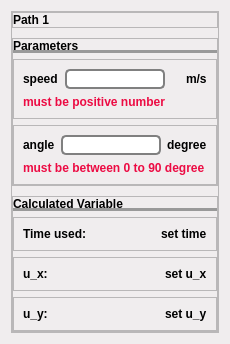
            <widget class="QWidget" name="path_page">
             <property name="styleSheet">
              <string notr="true">background-color: rgb(240, 237, 238);</string>
             </property>
             <layout class="QVBoxLayout" name="verticalLayout_11">
              <item>
               <widget class="QFrame" name="path_sect_storage">
                <property name="frameShape">
                 <enum>QFrame::StyledPanel</enum>
                </property>
                <property name="frameShadow">
                 <enum>QFrame::Raised</enum>
                </property>
                <layout class="QVBoxLayout" name="verticalLayout_7">
                 <property name="spacing">
                  <number>10</number>
                 </property>
                 <property name="leftMargin">
                  <number>0</number>
                 </property>
                 <property name="topMargin">
                  <number>0</number>
                 </property>
                 <property name="rightMargin">
                  <number>0</number>
                 </property>
                 <property name="bottomMargin">
                  <number>0</number>
                 </property>
                 <item>
                  <widget class="QFrame" name="path_status">
                   <property name="sizePolicy">
                    <sizepolicy hsizetype="Expanding" vsizetype="Preferred">
                     <horstretch>0</horstretch>
                     <verstretch>0</verstretch>
                    </sizepolicy>
                   </property>
                   <property name="frameShape">
                    <enum>QFrame::StyledPanel</enum>
                   </property>
                   <property name="frameShadow">
                    <enum>QFrame::Raised</enum>
                   </property>
                   <layout class="QHBoxLayout" name="horizontalLayout_9">
                    <property name="leftMargin">
                     <number>0</number>
                    </property>
                    <property name="topMargin">
                     <number>0</number>
                    </property>
                    <property name="rightMargin">
                     <number>0</number>
                    </property>
                    <property name="bottomMargin">
                     <number>0</number>
                    </property>
                    <item>
                     <widget class="QLabel" name="path_name">
                      <property name="sizePolicy">
                       <sizepolicy hsizetype="Minimum" vsizetype="Minimum">
                        <horstretch>0</horstretch>
                        <verstretch>0</verstretch>
                       </sizepolicy>
                      </property>
                      <property name="styleSheet">
                       <string notr="true">color:rgb(0, 0, 0);
font: 75 20pt &quot;Moon&quot;;
font-weight:bold;</string>
                      </property>
                      <property name="text">
                       <string>Path 1</string>
                      </property>
                     </widget>
                    </item>
                   </layout>
                  </widget>
                 </item>
                 <item>
                  <widget class="QFrame" name="parameter_frame">
                   <property name="frameShape">
                    <enum>QFrame::StyledPanel</enum>
                   </property>
                   <property name="frameShadow">
                    <enum>QFrame::Raised</enum>
                   </property>
                   <layout class="QVBoxLayout" name="verticalLayout_5">
                    <property name="leftMargin">
                     <number>0</number>
                    </property>
                    <property name="topMargin">
                     <number>0</number>
                    </property>
                    <property name="rightMargin">
                     <number>0</number>
                    </property>
                    <property name="bottomMargin">
                     <number>0</number>
                    </property>
                    <item>
                     <widget class="QLabel" name="label_5">
                      <property name="styleSheet">
                       <string notr="true">color:rgb(0, 0, 0);
font: 75 15pt &quot;Moon&quot;;
font-weight:bold;
border-bottom:2.5px solid #999999;</string>
                      </property>
                      <property name="text">
                       <string>Parameters</string>
                      </property>
                     </widget>
                    </item>
                    <item>
                     <widget class="QFrame" name="speed_sect">
                      <property name="sizePolicy">
                       <sizepolicy hsizetype="Minimum" vsizetype="Minimum">
                        <horstretch>0</horstretch>
                        <verstretch>0</verstretch>
                       </sizepolicy>
                      </property>
                      <property name="maximumSize">
                       <size>
                        <width>16777215</width>
                        <height>360</height>
                       </size>
                      </property>
                      <property name="frameShape">
                       <enum>QFrame::StyledPanel</enum>
                      </property>
                      <property name="frameShadow">
                       <enum>QFrame::Raised</enum>
                      </property>
                      <layout class="QGridLayout" name="gridLayout_2">
                       <item row="0" column="0" alignment="Qt::AlignLeft">
                        <widget class="QLabel" name="speed_label">
                         <property name="styleSheet">
                          <string notr="true">color:rgb(0, 0, 0);
font: 75 14pt &quot;Moon&quot;;
font-weight:bold;</string>
                         </property>
                         <property name="text">
                          <string>speed</string>
                         </property>
                        </widget>
                       </item>
                       <item row="0" column="1">
                        <widget class="QLineEdit" name="speed_input">
                         <property name="sizePolicy">
                          <sizepolicy hsizetype="Minimum" vsizetype="Fixed">
                           <horstretch>0</horstretch>
                           <verstretch>0</verstretch>
                          </sizepolicy>
                         </property>
                         <property name="minimumSize">
                          <size>
                           <width>0</width>
                           <height>0</height>
                          </size>
                         </property>
                         <property name="maximumSize">
                          <size>
                           <width>100</width>
                           <height>16777215</height>
                          </size>
                         </property>
                         <property name="styleSheet">
                          <string notr="true">color:rgb(0, 0, 0);
font: 75 14pt &quot;Moon&quot;;
font-weight:bold;
background-color:rgb(255, 255, 255);
border: 2px solid gray;
border-radius: 5px;</string>
                         </property>
                        </widget>
                       </item>
                       <item row="0" column="2" alignment="Qt::AlignRight">
                        <widget class="QLabel" name="speed_unit">
                         <property name="styleSheet">
                          <string notr="true">color:rgb(0, 0, 0);
font: 75 14pt &quot;Moon&quot;;
font-weight:bold;</string>
                         </property>
                         <property name="text">
                          <string>m/s</string>
                         </property>
                        </widget>
                       </item>
                       <item row="1" column="0" colspan="2" alignment="Qt::AlignLeft">
                        <widget class="QLabel" name="label_2">
                         <property name="styleSheet">
                          <string notr="true">color:#EC0B43;
font: 75 8pt &quot;Moon&quot;;
font-weight:bold;</string>
                         </property>
                         <property name="text">
                          <string>must be positive number</string>
                         </property>
                        </widget>
                       </item>
                      </layout>
                     </widget>
                    </item>
                    <item>
                     <widget class="QFrame" name="angle_sect">
                      <property name="sizePolicy">
                       <sizepolicy hsizetype="Minimum" vsizetype="Minimum">
                        <horstretch>0</horstretch>
                        <verstretch>0</verstretch>
                       </sizepolicy>
                      </property>
                      <property name="maximumSize">
                       <size>
                        <width>16777215</width>
                        <height>360</height>
                       </size>
                      </property>
                      <property name="frameShape">
                       <enum>QFrame::StyledPanel</enum>
                      </property>
                      <property name="frameShadow">
                       <enum>QFrame::Raised</enum>
                      </property>
                      <layout class="QGridLayout" name="gridLayout_3">
                       <item row="0" column="0" alignment="Qt::AlignLeft">
                        <widget class="QLabel" name="angle_label">
                         <property name="styleSheet">
                          <string notr="true">color:rgb(0, 0, 0);
font: 75 14pt &quot;Moon&quot;;
font-weight:bold;</string>
                         </property>
                         <property name="text">
                          <string>angle</string>
                         </property>
                        </widget>
                       </item>
                       <item row="0" column="1">
                        <widget class="QLineEdit" name="angle_input">
                         <property name="sizePolicy">
                          <sizepolicy hsizetype="Minimum" vsizetype="Fixed">
                           <horstretch>0</horstretch>
                           <verstretch>0</verstretch>
                          </sizepolicy>
                         </property>
                         <property name="maximumSize">
                          <size>
                           <width>100</width>
                           <height>16777215</height>
                          </size>
                         </property>
                         <property name="styleSheet">
                          <string notr="true">color:rgb(0, 0, 0);
font: 75 14pt &quot;Moon&quot;;
font-weight:bold;
background-color:rgb(255, 255, 255);
border: 2px solid gray;
border-radius: 5px;</string>
                         </property>
                        </widget>
                       </item>
                       <item row="0" column="2" alignment="Qt::AlignRight">
                        <widget class="QLabel" name="angle_unit">
                         <property name="styleSheet">
                          <string notr="true">color:rgb(0, 0, 0);
font: 75 14pt &quot;Moon&quot;;
font-weight:bold;</string>
                         </property>
                         <property name="text">
                          <string>degree</string>
                         </property>
                        </widget>
                       </item>
                       <item row="1" column="0" colspan="3" alignment="Qt::AlignLeft">
                        <widget class="QLabel" name="label_3">
                         <property name="styleSheet">
                          <string notr="true">color:#EC0B43;
font: 75 8pt &quot;Moon&quot;;
font-weight:bold;</string>
                         </property>
                         <property name="text">
                          <string>must be between 0 to 90 degree</string>
                         </property>
                        </widget>
                       </item>
                      </layout>
                     </widget>
                    </item>
                   </layout>
                  </widget>
                 </item>
                 <item>
                  <widget class="QFrame" name="calculated_frame">
                   <property name="frameShape">
                    <enum>QFrame::StyledPanel</enum>
                   </property>
                   <property name="frameShadow">
                    <enum>QFrame::Raised</enum>
                   </property>
                   <layout class="QVBoxLayout" name="verticalLayout_6">
                    <property name="leftMargin">
                     <number>0</number>
                    </property>
                    <property name="topMargin">
                     <number>0</number>
                    </property>
                    <property name="rightMargin">
                     <number>0</number>
                    </property>
                    <property name="bottomMargin">
                     <number>0</number>
                    </property>
                    <item>
                     <widget class="QLabel" name="calculated_label">
                      <property name="styleSheet">
                       <string notr="true">color:rgb(0, 0, 0);
font: 75 15pt &quot;Moon&quot;;
font-weight:bold;
border-bottom:2.5px solid #999999;</string>
                      </property>
                      <property name="text">
                       <string>Calculated Variable</string>
                      </property>
                     </widget>
                    </item>
                    <item>
                     <widget class="QFrame" name="time_used_option">
                      <property name="frameShape">
                       <enum>QFrame::StyledPanel</enum>
                      </property>
                      <property name="frameShadow">
                       <enum>QFrame::Raised</enum>
                      </property>
                      <layout class="QHBoxLayout" name="horizontalLayout_12">
                       <item alignment="Qt::AlignLeft">
                        <widget class="QLabel" name="time_used_label">
                         <property name="styleSheet">
                          <string notr="true">color:rgb(0, 0, 0);
font: 75 14pt &quot;Moon&quot;;
font-weight:bold;</string>
                         </property>
                         <property name="text">
                          <string>Time used: </string>
                         </property>
                        </widget>
                       </item>
                       <item alignment="Qt::AlignRight">
                        <widget class="QLabel" name="time_used_display">
                         <property name="styleSheet">
                          <string notr="true">color:rgb(0, 0, 0);
font: 75 14pt &quot;Moon&quot;;
font-weight:bold;</string>
                         </property>
                         <property name="text">
                          <string>set time</string>
                         </property>
                        </widget>
                       </item>
                      </layout>
                     </widget>
                    </item>
                    <item>
                     <widget class="QFrame" name="u_x_option">
                      <property name="frameShape">
                       <enum>QFrame::StyledPanel</enum>
                      </property>
                      <property name="frameShadow">
                       <enum>QFrame::Raised</enum>
                      </property>
                      <layout class="QHBoxLayout" name="horizontalLayout_13">
                       <item alignment="Qt::AlignLeft">
                        <widget class="QLabel" name="u_x_label">
                         <property name="styleSheet">
                          <string notr="true">color:rgb(0, 0, 0);
font: 75 14pt &quot;Moon&quot;;
font-weight:bold;</string>
                         </property>
                         <property name="text">
                          <string>u_x: </string>
                         </property>
                        </widget>
                       </item>
                       <item alignment="Qt::AlignRight">
                        <widget class="QLabel" name="u_x_display">
                         <property name="styleSheet">
                          <string notr="true">color:rgb(0, 0, 0);
font: 75 14pt &quot;Moon&quot;;
font-weight:bold;</string>
                         </property>
                         <property name="text">
                          <string>set u_x</string>
                         </property>
                        </widget>
                       </item>
                      </layout>
                     </widget>
                    </item>
                    <item>
                     <widget class="QFrame" name="u_y_option">
                      <property name="frameShape">
                       <enum>QFrame::StyledPanel</enum>
                      </property>
                      <property name="frameShadow">
                       <enum>QFrame::Raised</enum>
                      </property>
                      <layout class="QHBoxLayout" name="horizontalLayout_14">
                       <item alignment="Qt::AlignLeft">
                        <widget class="QLabel" name="u_y_label">
                         <property name="styleSheet">
                          <string notr="true">color:rgb(0, 0, 0);
font: 75 14pt &quot;Moon&quot;;
font-weight:bold;</string>
                         </property>
                         <property name="text">
                          <string>u_y: </string>
                         </property>
                        </widget>
                       </item>
                       <item alignment="Qt::AlignRight">
                        <widget class="QLabel" name="u_y_display">
                         <property name="styleSheet">
                          <string notr="true">color:rgb(0, 0, 0);
font: 75 14pt &quot;Moon&quot;;
font-weight:bold;</string>
                         </property>
                         <property name="text">
                          <string>set u_y</string>
                         </property>
                        </widget>
                       </item>
                      </layout>
                     </widget>
                    </item>
                   </layout>
                  </widget>
                 </item>
                </layout>
               </widget>
              </item>
             </layout>
            </widget>
